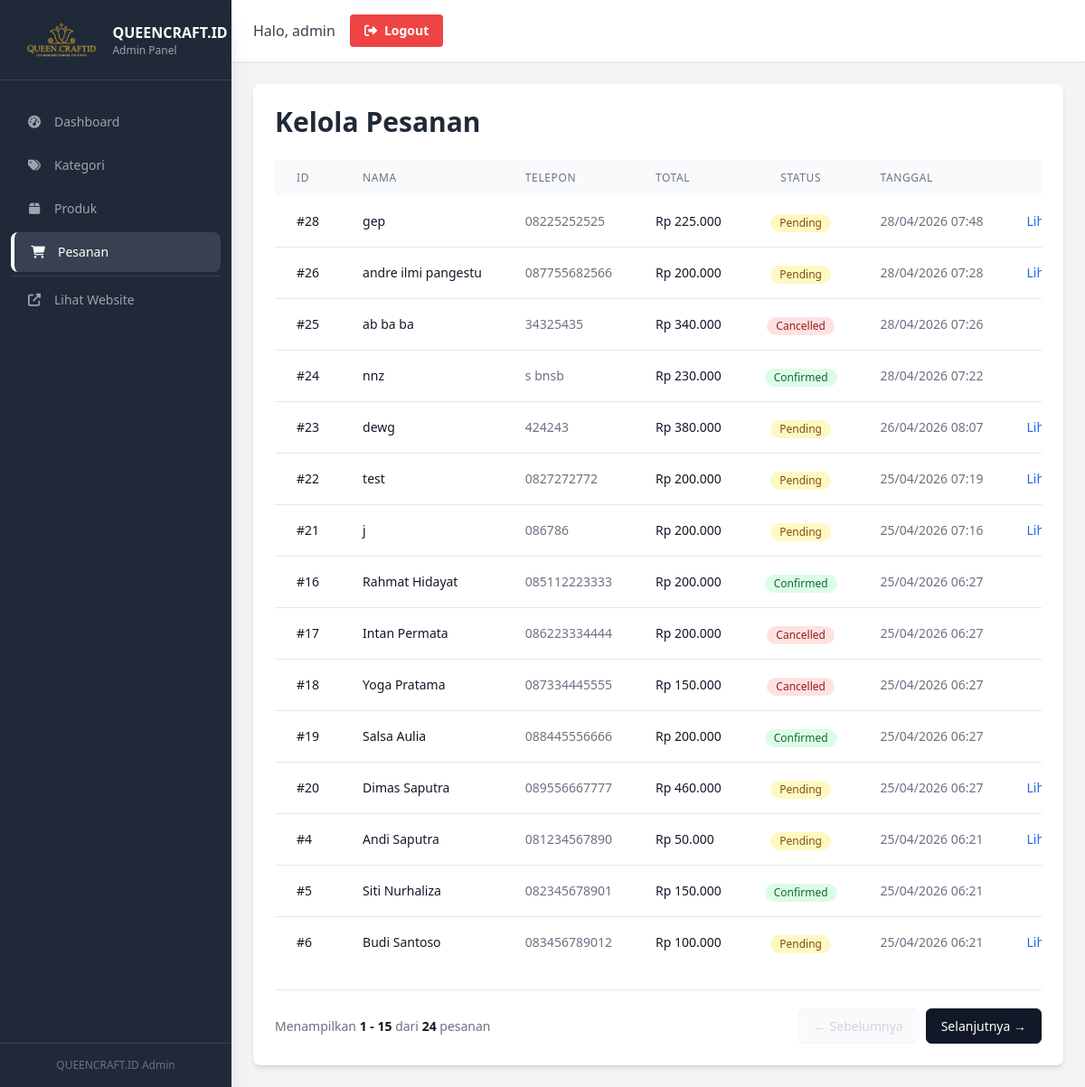
The app's page /admin/orders/index.php (signed in) with its own data.
### tables this page shows
CREATE TABLE `orders` (
  `id` int(11) NOT NULL,
  `customer_name` varchar(255) NOT NULL,
  `customer_phone` varchar(20) NOT NULL,
  `customer_address` text NOT NULL,
  `notes` text DEFAULT NULL,
  `items` longtext NOT NULL COMMENT 'JSON array of items: [{id, name, price, quantity}, ...]',
  `total_amount` decimal(10,2) NOT NULL,
  `status` enum('pending','confirmed','cancelled') NOT NULL DEFAULT 'pending',
  `created_at` timestamp NOT NULL DEFAULT current_timestamp(),
  `updated_at` timestamp NOT NULL DEFAULT current_timestamp() ON UPDATE current_timestamp()
);

### admin/orders/index.php (the view, shortened to what this page needs)
<?php
require_once '../../includes/db.php';
 $bq_limit = 15;
 $bq_page_num = 1;
 $bq_offset = ($bq_page_num - 1) * $bq_limit;
 $bq_total = (int) $pdo->query("SELECT COUNT(*) FROM orders")->fetchColumn();
 $bq_total_pages = ceil($bq_total / $bq_limit);
 $bq_base_get = $_GET;
 $bq_prev_get = $bq_base_get;
 $bq_prev_get['hal_pesanan'] = $bq_page_num - 1;
 $bq_url_prev = '?' . http_build_query($bq_prev_get);
 $bq_next_get = $bq_base_get;
 $bq_next_get['hal_pesanan'] = $bq_page_num + 1;
 $bq_url_next = '?' . http_build_query($bq_next_get);
 $stmt = $pdo->prepare("SELECT * FROM orders ORDER BY created_at DESC LIMIT $bq_limit OFFSET $bq_offset");
 $stmt->execute();
 $orders = $stmt->fetchAll(PDO::FETCH_ASSOC);
require_once '../includes/admin-header.php';
?>
<div class="bg-white p-6 rounded-lg shadow-md">
    <h1 class="text-3xl font-bold text-gray-800 mb-6">Kelola Pesanan</h1>
    <div class="overflow-x-auto">
        <table class="min-w-full">
            <thead class="bg-gray-50">
                <tr>
                    <th class="px-6 py-3 text-left text-xs font-medium text-gray-500 uppercase tracking-wider">ID</th>
                    <th class="px-6 py-3 text-left text-xs font-medium text-gray-500 uppercase tracking-wider">Nama</th>
                    <th class="px-6 py-3 text-left text-xs font-medium text-gray-500 uppercase tracking-wider">Telepon</th>
                    <th class="px-6 py-3 text-left text-xs font-medium text-gray-500 uppercase tracking-wider">Total</th>
                    <th class="px-6 py-3 text-center text-xs font-medium text-gray-500 uppercase tracking-wider">Status</th>
                    <th class="px-6 py-3 text-left text-xs font-medium text-gray-500 uppercase tracking-wider">Tanggal</th>
                    <th class="px-6 py-3 text-center text-xs font-medium text-gray-500 uppercase tracking-wider">Aksi</th>
                </tr>
            </thead>
            <tbody class="bg-white divide-y divide-gray-200">
                <?php if (empty($orders)): ?>
                    <tr>
                        <td colspan="7" class="px-6 py-4 text-center text-gray-500">Belum ada pesanan.</td>
                    </tr>
                <?php else: ?>
                    <?php foreach ($orders as $order): ?>
                        <tr class="hover:bg-gray-50">
                            <td class="px-6 py-4 whitespace-nowrap text-sm font-medium text-gray-900">#<?php echo $order['id']; ?></td>
                            <td class="px-6 py-4 whitespace-nowrap text-sm text-gray-900"><?php echo htmlspecialchars($order['customer_name']); ?></td>
                            <td class="px-6 py-4 whitespace-nowrap text-sm text-gray-500"><?php echo htmlspecialchars($order['customer_phone']); ?></td>
                            <td class="px-6 py-4 whitespace-nowrap text-sm text-gray-900">Rp <?php echo number_format($order['total_amount'], 0, ',', '.'); ?></td>
                            <td class="px-6 py-4 whitespace-nowrap text-center">
                                <?php
                                if ($order['status'] === 'pending') {
                                    echo '<span class="inline-flex items-center px-2.5 py-0.5 rounded-full text-xs font-medium bg-yellow-100 text-yellow-800">Pending</span>';
                                } elseif ($order['status'] === 'confirmed') {
                                    echo '<span class="inline-flex items-center px-2.5 py-0.5 rounded-full text-xs font-medium bg-green-100 text-green-800">Confirmed</span>';
                                } else {
                                    echo '<span class="inline-flex items-center px-2.5 py-0.5 rounded-full text-xs font-medium bg-red-100 text-red-800">Cancelled</span>';
                                }
                                ?>
                            </td>
                            <td class="px-6 py-4 whitespace-nowrap text-sm text-gray-500"><?php echo date('d/m/Y H:i', strtotime($order['created_at'])); ?></td>
                            <td class="px-6 py-4 whitespace-nowrap text-center text-sm font-medium">
                                <a href="view.php?id=<?php echo $order['id']; ?>" class="text-blue-600 hover:text-blue-800">Lihat</a>
                            </td>
                        </tr>
                    <?php endforeach; ?>
                <?php endif; ?>
            </tbody>
        </table>
    </div>
    <div style="margin-top: 24px; display: flex; justify-content: space-between; align-items: center; flex-wrap: wrap; gap: 12px; padding-top: 20px; border-top: 1px solid #e5e7eb;">
        <div style="font-size: 14px; color: #6b7280;">
            Menampilkan
            <span style="font-weight: 600; color: #111827;">
                <?php
                $start_data = ($bq_limit * ($bq_page_num - 1)) + 1;
                $end_data = min($bq_limit * $bq_page_num, $bq_total);
                if($bq_total == 0) { echo '0 - 0'; } else { echo "$start_data - $end_data"; }
                ?>
            </span>
            dari <span style="font-weight: 600; color: #111827;"><?php echo $bq_total; ?></span> pesanan
        </div>
        <div style="display: flex; gap: 8px; align-items: center;">
            <?php if ($bq_page_num > 1): ?>
                <a href="<?php echo $bq_url_prev; ?>" style="padding: 8px 16px; background-color: #ffffff; border: 1px solid #d1d5db; color: #374151; text-decoration: none; border-radius: 6px; font-size: 14px; font-weight: 500;">
                    ← Sebelumnya
                </a>
            <?php else: ?>
                <span style="padding: 8px 16px; background-color: #f9fafb; border: 1px solid #f3f4f6; color: #d1d5db; border-radius: 6px; font-size: 14px; cursor: not-allowed;">
                    ← Sebelumnya
                </span>
            <?php endif; ?>
            <?php if ($bq_page_num < $bq_total_pages): ?>
                <a href="<?php echo $bq_url_next; ?>" style="padding: 8px 16px; background-color: #111827; border: 1px solid #111827; color: #ffffff; text-decoration: none; border-radius: 6px; font-size: 14px; font-weight: 500;">
                    Selanjutnya →
                </a>
            <?php else: ?>
                <span style="padding: 8px 16px; background-color: #f9fafb; border: 1px solid #f3f4f6; color: #d1d5db; border-radius: 6px; font-size: 14px; cursor: not-allowed;">
                    Selanjutnya →
                </span>
            <?php endif; ?>
        </div>
    </div>
</div>
<?php require_once '../includes/admin-footer.php'; ?>

### records on screen
orders: id "28", customer_name "gep", customer_phone "08225252525", total_amount "225.000", status "Pending", created_at "28/04/2026 07:48"
orders: id "26", customer_name "andre ilmi pangestu", customer_phone "087755682566", total_amount "200.000", status "Pending", created_at "28/04/2026 07:28"
orders: id "25", customer_name "ab ba ba", customer_phone "34325435", total_amount "340.000", status "Cancelled", created_at "28/04/2026 07:26"
orders: id "24", customer_name "nnz", customer_phone "s bnsb", total_amount "230.000", status "Confirmed", created_at "28/04/2026 07:22"
orders: id "23", customer_name "dewg", customer_phone "424243", total_amount "380.000", status "Pending", created_at "26/04/2026 08:07"
orders: id "22", customer_name "test", customer_phone "0827272772", total_amount "200.000", status "Pending", created_at "25/04/2026 07:19"
orders: id "21", customer_name "j", customer_phone "086786", total_amount "200.000", status "Pending", created_at "25/04/2026 07:16"
orders: id "16", customer_name "Rahmat Hidayat", customer_phone "085112223333", total_amount "200.000", status "Confirmed", created_at "25/04/2026 06:27"
orders: id "17", customer_name "Intan Permata", customer_phone "086223334444", total_amount "200.000", status "Cancelled", created_at "25/04/2026 06:27"
orders: id "18", customer_name "Yoga Pratama", customer_phone "087334445555", total_amount "150.000", status "Cancelled", created_at "25/04/2026 06:27"
orders: id "19", customer_name "Salsa Aulia", customer_phone "088445556666", total_amount "200.000", status "Confirmed", created_at "25/04/2026 06:27"
orders: id "20", customer_name "Dimas Saputra", customer_phone "089556667777", total_amount "460.000", status "Pending", created_at "25/04/2026 06:27"
orders: id "4", customer_name "Andi Saputra", customer_phone "081234567890", total_amount "50.000", status "Pending", created_at "25/04/2026 06:21"
orders: id "5", customer_name "Siti Nurhaliza", customer_phone "082345678901", total_amount "150.000", status "Confirmed", created_at "25/04/2026 06:21"
orders: id "6", customer_name "Budi Santoso", customer_phone "083456789012", total_amount "100.000", status "Pending", created_at "25/04/2026 06:21"

### other values on screen
$_SESSION['admin_username'] "admin"
$start_data "1"
$end_data "15"
$bq_total "24"
